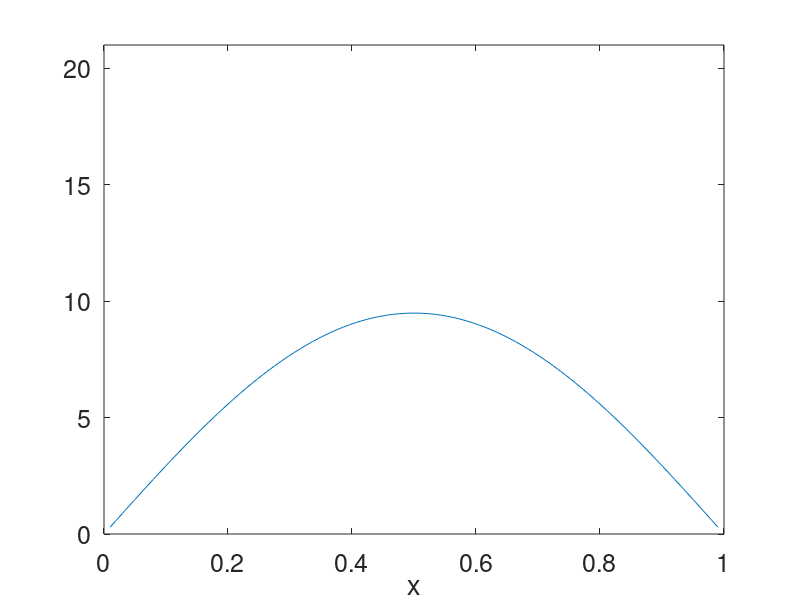

MATLAB code to generate this figure:
J=100;                                   % J number of spatial unknowns
e=ones(J,1);                            
dx=1/(J+1);                              % finite difference Laplacian 
L=spdiags([e -2*e e],[-1 0 1],J,J)/dx^2; % Laplace matrix 
u0=20*e;                                 % initial temperature

N=100;                                   % number of quadrature points
t=0.1;                                   % time where we want the solution
ga=pi^2/2;                               % pi^2 smallest eigenvalue of L
tau=t/2;                                 % tau smaller than t
al=tau/(2*t);                            % parameter to reuse nodes
sigma=1/(al*t)*log(N./(1:N));            % quadrature nodes
w=exp(-ga*t)/(al*t*N)*((1:N)/N).^(1/al-1); % trapezoidal rule
w(end)=w(end)/2;                         
ws=2*w/3; ws(1:2:end)=ws(1:2:end)*2;     % transform to Simpson for N even
g=@(t,sigma,uh) 1/pi*imag((1+1i)*exp(-1i*sigma*t)*uh);
u=zeros(J,1);
for n=1:N
  s=ga+(1+1i)*sigma(n);
  uh=-(L+s*eye(J))\u0;
  u=u+w(n)*g(t,sigma(n),uh);
end
plot(dx:dx:1-dx,u);
xlabel('x')
axis([0 1 0 21]);
set(gca,'fontsize',18);
